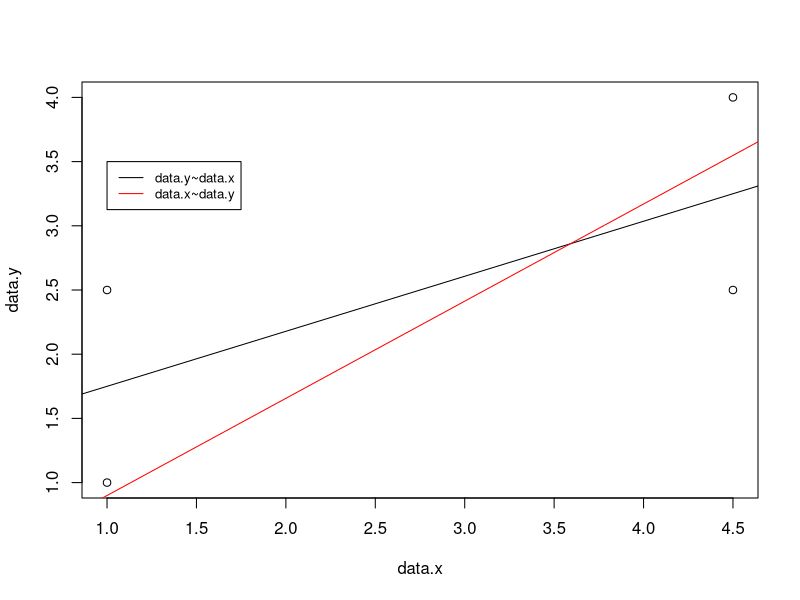
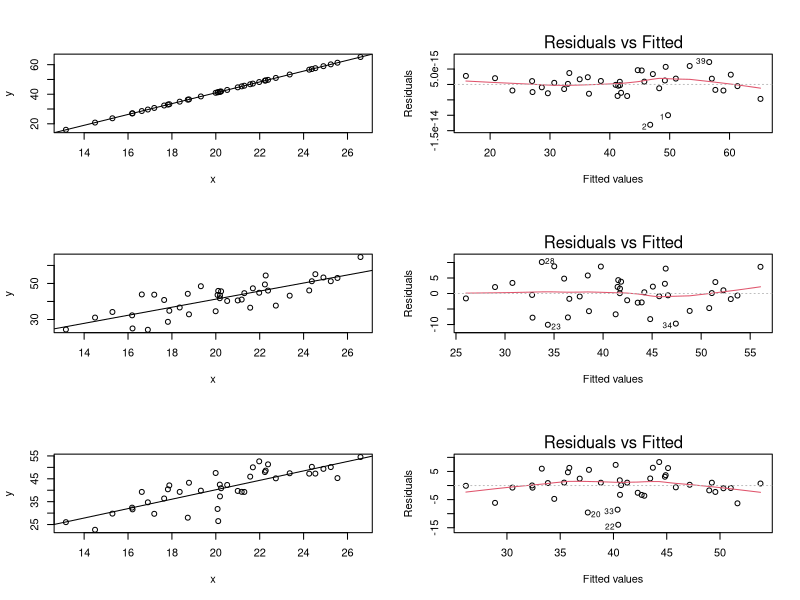
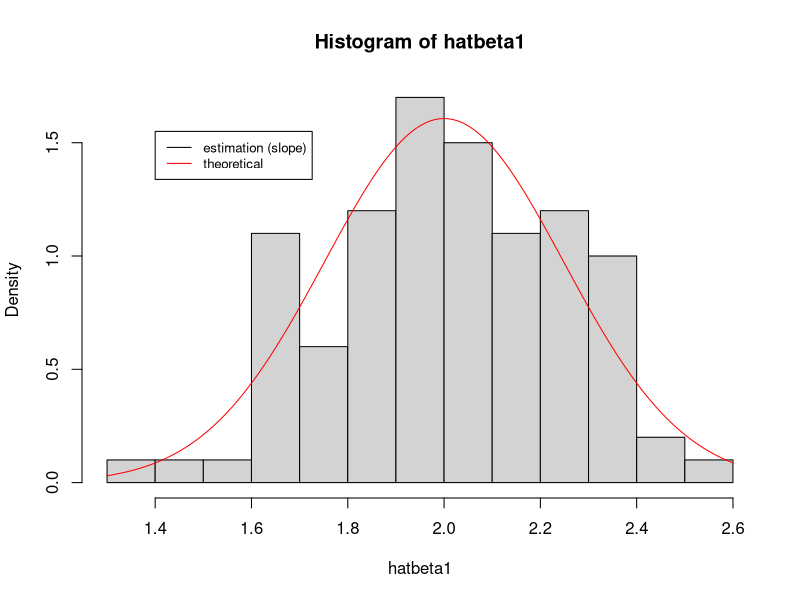
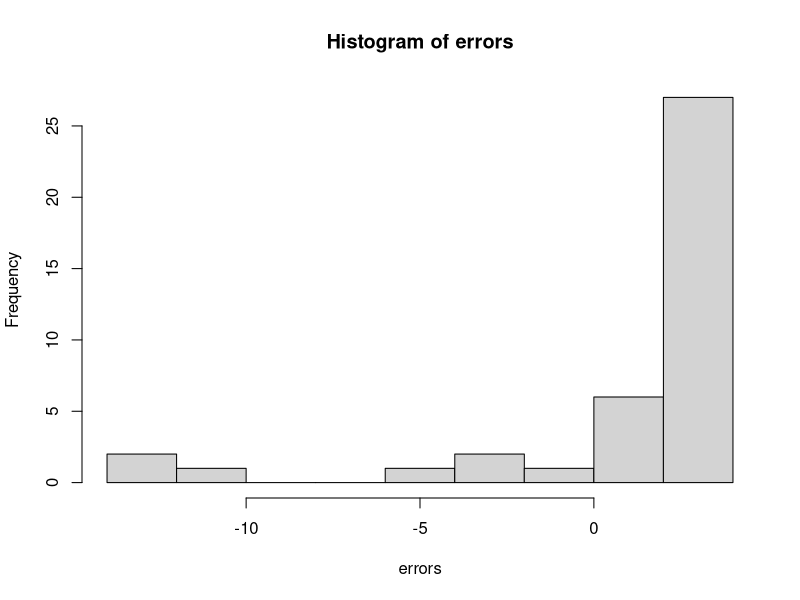
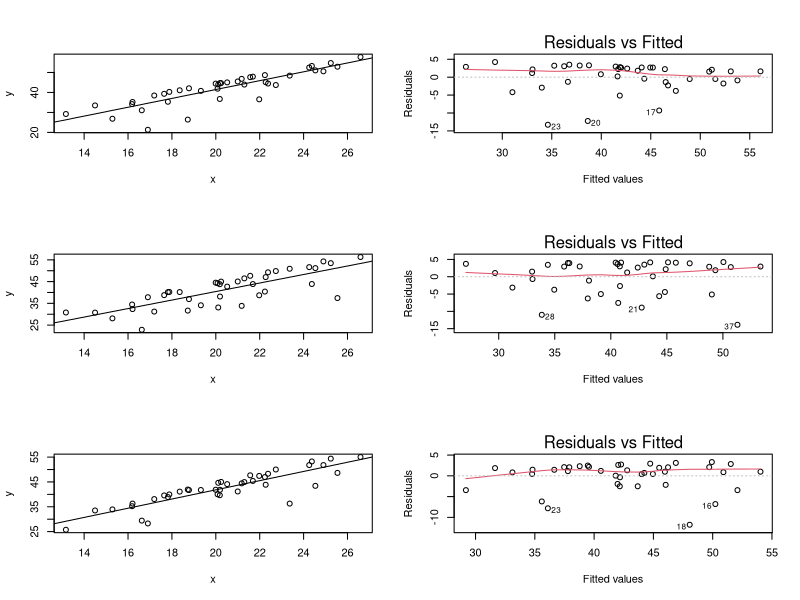
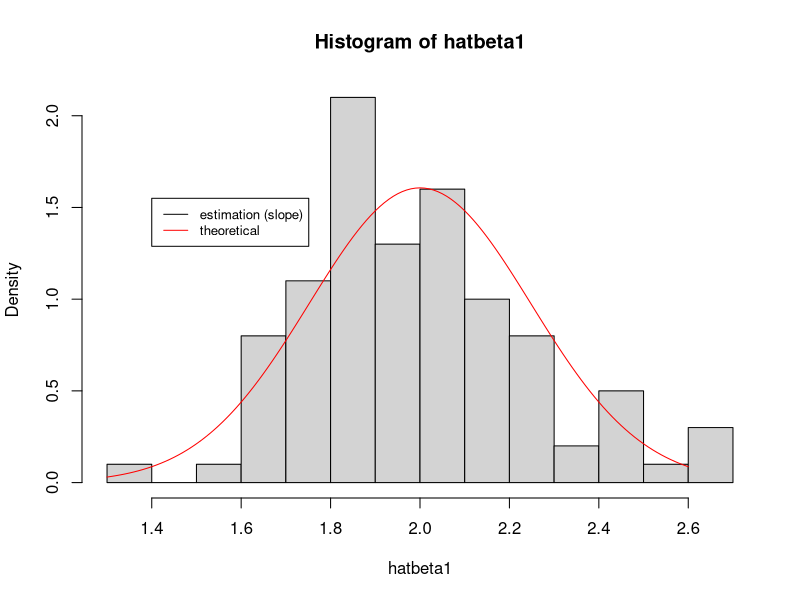
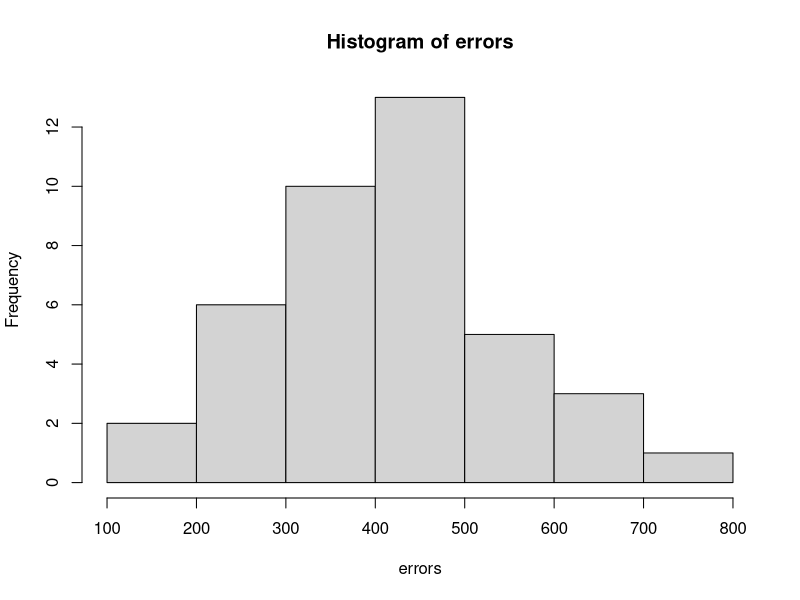
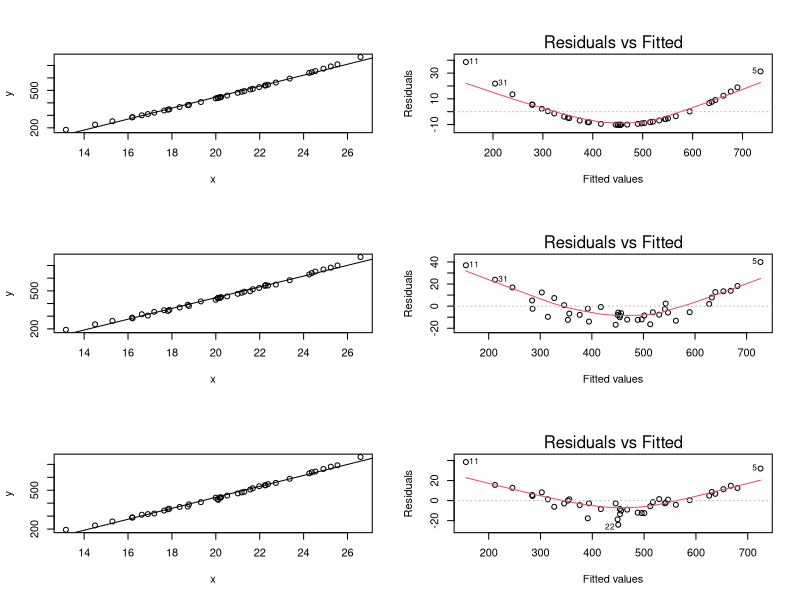

Source code (R) for these figures, in order:
## ---- chunk 1
# data points
data.x <- c(1, 1, 4.5, 4.5)
data.y <- c(1, 2.5, 2.5, 4)


# fit the regression line for x being independent, y being dependent variable
fit.XY <- lm(data.y~data.x)
coeff <- coefficients(fit.XY)

# fit for regression line for y being independent, x being dependent variable
fit.YX <- lm(data.x~data.y)
coeff2 <- coefficients(fit.YX)


# plots
## ---- chunk 2
plot(data.x, data.y)
abline(a=coeff[1], b=coeff[2])
abline(a=-coeff2[1]/coeff2[2], b=1/coeff[1], col="red")
legend(1, 3.5, legend=c("data.y~data.x", "data.x~data.y"), 
       col=c("black", "red"), lty=1, cex=0.8)
## ---- chunk 3
b0 <- 2.1783
b1 <- 1.8232
res <- b0+b1*log(4)
res
## ---- chunk 4
b0 <- 1.12022 
b1 <- 0.95966 
res.log <- b0+b1*(3)
res <- exp(res.log)
res
## ---- chunk 5
# simulation
set.seed(21)                          # initializes the random number generator
x <- rnorm(40, 20, 3)                 # generates x-values
nsim <- 100
hatbeta0 <- rep(NA, nsim)             # vector to store estimated beta_0 values
hatbeta1 <- rep(NA, nsim)             # vector to store estimated beta_0 values

for(i in 1:nsim){
  y <- 1 + 2 * x + 5 * rnorm(length(x)) # y-values = linear function(x) + error
  fit <- lm(y~x)              # fit linear regression
  hatbeta0[i] <- fit$coef[1]  # store estimated intercept
  hatbeta1[i] <- fit$coef[2]  # store estimated slope
}
## ---- chunk 6
par(mfrow=c(3,2))     # plot 3x2
set.seed(21)   # same seed
for(i in 1:3){
  y <- 1 + 2 * x + 5 * rnorm(length(x)) # y-values = linear function(x) + error
  fit.new <- lm(y~x)              # fit linear regression
  plot(y~x)
  abline(fit.new)
  plot(fit.new, which=1)   # Tukey-Anscombe
  
}
## ---- chunk 7
mean(hatbeta1)
sd(hatbeta1)
## ---- chunk 8
X = cbind(1,x)                          # design matrix
XtX.inv <- solve(t(X) %*% X)            # (X^T X)^{-1}
betahat.theo.var <- 5^2 * XtX.inv[2,2]
betahat.theo.var
## ---- chunk 9
par(mfrow=c(1,1))     # plot 1x1
hist(hatbeta1, breaks=10, freq=FALSE)
betahat.theo.sd <- sqrt(betahat.theo.var)
betahat.theo <- 2  # from the model definition 1 + 2 * x + 5 * rnorm(length(x)) 
lines(seq(1.3, 2.6, by = 0.01), col="red", 
      dnorm(seq(1.3, 2.6, by = 0.01), mean=betahat.theo , sd=betahat.theo.sd))
legend(1.4, 1.55, legend=c("estimation (slope)", "theoretical"), 
       col=c("black", "red"), lty=1:1, cex=0.8)
## ---- chunk 10
# simulation
set.seed(21)                          # initializes the random number generator
x <- rnorm(40, 20, 3)                 # generates x-values
nsim <- 100
hatbeta0 <- rep(NA, nsim)             # vector to store estimated beta_0 values
hatbeta1 <- rep(NA, nsim)             # vector to store estimated beta_0 values

for(i in 1:nsim){
  y <- 1 + 2 * x + 5 * (1 - rchisq(length(x), df = 1)) / sqrt(2)
  fit <- lm(y~x)              # fit linear regression
  hatbeta0[i] <- fit$coef[1]  # store estimated intercept
  hatbeta1[i] <- fit$coef[2]  # store estimated slope
}

par(mfrow=c(1,1))     # plot 3x2
errors <- 5 * (1 - rchisq(40, df = 1)) / sqrt(2)
hist(errors)
mean(errors)
var(errors)
## ---- chunk 11
par(mfrow=c(3,2))     # plot 3x2
set.seed(21)   # same seed
for(i in 1:3){
  y <- 1 + 2 * x + 5 * (1 - rchisq(length(x), df = 1)) / sqrt(2)
  fit.new <- lm(y~x)              # fit linear regression
  plot(y~x)
  abline(fit.new)
  plot(fit.new, which=1)   # Tukey-Anscombe
  
}
## ---- chunk 12
mean(hatbeta1)
sd(hatbeta1)
## ---- chunk 13
X = cbind(1,x)                          # design matrix
XtX.inv <- solve(t(X) %*% X)            # (X^T X)^{-1}
betahat.theo.var <- 5^2 * XtX.inv[2,2]
betahat.theo.var
## ---- chunk 14
par(mfrow=c(1,1))     # plot 1x1
hist(hatbeta1, breaks=10, freq=FALSE)
betahat.theo.sd <- sqrt(betahat.theo.var)
betahat.theo <- 2  # from the model definition 1 + 2 * x + 5 * rnorm(length(x)) 
lines(seq(1.3, 2.6, by = 0.01), col="red", dnorm(seq(1.3, 2.6, by = 0.01), mean=betahat.theo , sd=betahat.theo.sd))
legend(1.4, 1.55, legend=c("estimation (slope)", "theoretical"), col=c("black", "red"), lty=1:1, cex=0.8)
## ---- chunk 15
# simulation
set.seed(21)                          # initializes the random number generator
x <- rnorm(40, 20, 3)                 # generates x-values
nsim <- 100
hatbeta0 <- rep(NA, nsim)             # vector to store estimated beta_0 values
hatbeta1 <- rep(NA, nsim)             # vector to store estimated beta_0 values

for(i in 1:nsim){
  y <- 1 + 2 * x + 5 * rnorm(length(x), mean = x^2 / 5 - 1, sd = 1)
  fit <- lm(y~x)              # fit linear regression
  hatbeta0[i] <- fit$coef[1]  # store estimated intercept
  hatbeta1[i] <- fit$coef[2]  # store estimated slope
}

par(mfrow=c(1,1))     # plot 3x2
errors <- 5 * rnorm(length(x), mean = x^2 / 5 - 1, sd = 1)
hist(errors)
mean(errors)
var(errors)
## ---- chunk 16
par(mfrow=c(3,2))     # plot 3x2
set.seed(21)   # same seed
for(i in 1:3){
  y <- 1 + 2 * x + 5 * rnorm(length(x), mean = x^2 / 5 - 1, sd = 1)
  fit.new <- lm(y~x)              # fit linear regression
  plot(y~x)
  abline(fit.new)
  plot(fit.new, which=1)   # Tukey-Anscombe
  
}
## ---- chunk 17
mean(hatbeta1)
sd(hatbeta1)
## ---- chunk 18
X = cbind(1,x)                          # design matrix
XtX.inv <- solve(t(X) %*% X)            # (X^T X)^{-1}
betahat.theo.var <- 5^2 * XtX.inv[2,2]
betahat.theo.var
## ---- chunk 19
par(mfrow=c(1,1))     # plot 1x1
hist(hatbeta1, breaks=10, freq=FALSE)
betahat.theo.sd <- sqrt(betahat.theo.var)
betahat.theo <- 2  # from the model definition 1 + 2 * x + 5 * rnorm(length(x)) 
lines(seq(1.3, 2.6, by = 0.01), col="red", 
      dnorm(seq(1.3, 2.6, by = 0.01), mean=betahat.theo , sd=betahat.theo.sd))
legend(1.4, 1.55, legend=c("estimation (slope)", "theoretical"), 
       col=c("black", "red"), lty=1:1, cex=0.8)
## ---- chunk 20

# simulation
set.seed(21)                          # initializes the random number generator
x <- rnorm(40, 20, 3)                 # generates x-values
nsim <- 100
hatbeta0 <- rep(NA, nsim)             # vector to store estimated beta_0 values
hatbeta1 <- rep(NA, nsim)             # vector to store estimated beta_0 values

for(i in 1:nsim){
  require(MASS)
  Sigma <- matrix(0.7,40,40)
  diag(Sigma) <- 1
  y   <- 1 + 2 * x + 5 * mvrnorm(n = 1, mu = rep(0, length(x)), Sigma = Sigma)
  fit <- lm(y~x)              # fit linear regression
  hatbeta0[i] <- fit$coef[1]  # store estimated intercept
  hatbeta1[i] <- fit$coef[2]  # store estimated slope
}

par(mfrow=c(1,1))     # plot 3x2
errors <- 5 * mvrnorm(n = 1, mu = rep(0, length(x)), Sigma = Sigma)
hist(errors)
mean(errors)
var(errors)
## ---- chunk 21

par(mfrow=c(3,2))     # plot 3x2
set.seed(21)   # same seed
for(i in 1:3){
  require(MASS)
  Sigma <- matrix(0.7,40,40)
  diag(Sigma) <- 1
  y   <- 1 + 2 * x + 5 * mvrnorm(n = 1, mu = rep(0, length(x)), Sigma = Sigma)
  fit.new <- lm(y~x)              # fit linear regression
  plot(y~x)
  abline(fit.new)
  plot(fit.new, which=1)   # Tukey-Anscombe
  
}
## ---- chunk 22
mean(hatbeta1)
sd(hatbeta1)
## ---- chunk 23
X = cbind(1,x)                          # design matrix
XtX.inv <- solve(t(X) %*% X)            # (X^T X)^{-1}
betahat.theo.var <- 5^2 * XtX.inv[2,2]
betahat.theo.var
## ---- chunk 24
par(mfrow=c(1,1))     # plot 1x1
hist(hatbeta1, breaks=10, freq=FALSE)
betahat.theo.sd <- sqrt(betahat.theo.var)
betahat.theo <- 2  # from the model definition 1 + 2 * x + 5 * rnorm(length(x)) 
lines(seq(1.3, 2.6, by = 0.01), col="red", 
      dnorm(seq(1.3, 2.6, by = 0.01), mean=betahat.theo , sd=betahat.theo.sd))
legend(1.4, 1.55, legend=c("estimation (slope)", "theoretical"), 
       col=c("black", "red"), lty=1:1, cex=0.8)
## ---- chunk 25

# simulation
set.seed(21)                          # initializes the random number generator
x <- rnorm(40, 20, 3)                 # generates x-values
nsim <- 100
hatbeta0 <- rep(NA, nsim)             # vector to store estimated beta_0 values
hatbeta1 <- rep(NA, nsim)             # vector to store estimated beta_0 values

for(i in 1:nsim){
  y <- 1 + 2 * x + 5 * rnorm(length(x), mean = 0, sd = (x-15)^2 / 30)
  fit <- lm(y~x)              # fit linear regression
  hatbeta0[i] <- fit$coef[1]  # store estimated intercept
  hatbeta1[i] <- fit$coef[2]  # store estimated slope
}

par(mfrow=c(1,1))     # plot 3x2
errors <-  5 * rnorm(length(x), mean = 0, sd = (x-15)^2 / 30)
hist(errors)
mean(errors)
var(errors)
## ---- chunk 26

par(mfrow=c(3,2))     # plot 3x2
set.seed(21)   # same seed
for(i in 1:3){
  require(MASS)
  Sigma <- matrix(0.7,40,40)
  diag(Sigma) <- 1
  y <- 1 + 2 * x + 5 * rnorm(length(x), mean = 0, sd = (x-15)^2 / 30)
  fit.new <- lm(y~x)              # fit linear regression
  plot(y~x)
  abline(fit.new)
  plot(fit.new, which=1)   # Tukey-Anscombe
  
}
## ---- chunk 27
mean(hatbeta1)
sd(hatbeta1)
## ---- chunk 28
X = cbind(1,x)                          # design matrix
XtX.inv <- solve(t(X) %*% X)            # (X^T X)^{-1}
betahat.theo.var <- 5^2 * XtX.inv[2,2]
betahat.theo.var
## ---- chunk 29
par(mfrow=c(1,1))     # plot 1x1
hist(hatbeta1, breaks=10, freq=FALSE)
betahat.theo.sd <- sqrt(betahat.theo.var)
betahat.theo <- 2  # from the model definition 1 + 2 * x + 5 * rnorm(length(x)) 
lines(seq(1.3, 2.6, by = 0.01), col="red", 
      dnorm(seq(1.3, 2.6, by = 0.01), mean=betahat.theo , sd=betahat.theo.sd))
legend(1.4, 1.55, legend=c("estimation (slope)", "theoretical"), 
       col=c("black", "red"), lty=1:1, cex=0.8)
